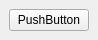
<?xml version="1.0" encoding="UTF-8"?>
<ui version="4.0">
 <class>MainWindow</class>
 <widget class="QMainWindow" name="MainWindow">
  <property name="geometry">
   <rect>
    <x>0</x>
    <y>0</y>
    <width>98</width>
    <height>40</height>
   </rect>
  </property>
  <property name="windowTitle">
   <string>MainWindow</string>
  </property>
  <widget class="QWidget" name="centralWidget">
   <layout class="QHBoxLayout" name="horizontalLayout">
    <item>
     <widget class="QPushButton" name="pushButton">
      <property name="sizePolicy">
       <sizepolicy hsizetype="Expanding" vsizetype="Expanding">
        <horstretch>0</horstretch>
        <verstretch>0</verstretch>
       </sizepolicy>
      </property>
      <property name="text">
       <string>PushButton</string>
      </property>
     </widget>
    </item>
   </layout>
  </widget>
 </widget>
 <resources/>
 <connections/>
</ui>
